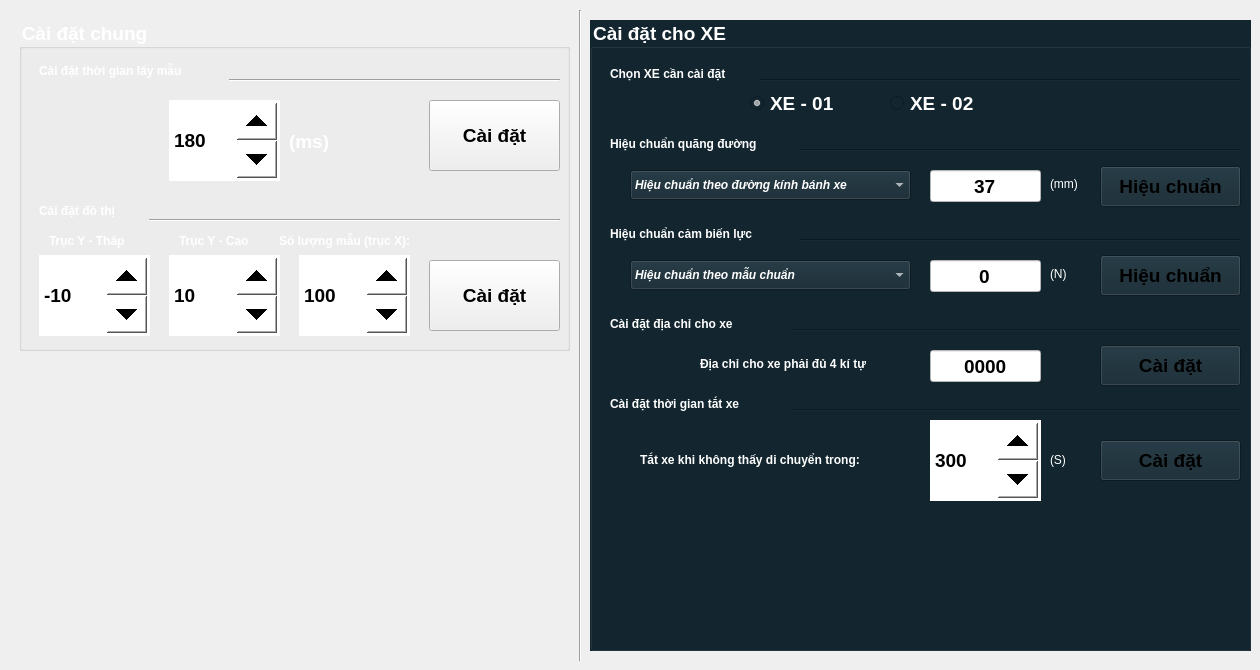
    <widget class="QWidget" name="tabSetup">
     <attribute name="title">
      <string>           Cài đặt           </string>
     </attribute>
     <widget class="Line" name="line_10">
      <property name="geometry">
       <rect>
        <x>570</x>
        <y>10</y>
        <width>20</width>
        <height>651</height>
       </rect>
      </property>
      <property name="orientation">
       <enum>Qt::Vertical</enum>
      </property>
     </widget>
     <widget class="QGroupBox" name="groupBox_Car_Setup">
      <property name="geometry">
       <rect>
        <x>590</x>
        <y>20</y>
        <width>661</width>
        <height>631</height>
       </rect>
      </property>
      <property name="font">
       <font>
        <pointsize>14</pointsize>
        <weight>75</weight>
        <bold>true</bold>
       </font>
      </property>
      <property name="styleSheet">
       <string notr="true">background-color: #132630;
color: rgb(255, 255, 255);</string>
      </property>
      <property name="title">
       <string>Cài đặt cho XE</string>
      </property>
      <widget class="QLabel" name="label_35">
       <property name="geometry">
        <rect>
         <x>460</x>
         <y>240</y>
         <width>41</width>
         <height>28</height>
        </rect>
       </property>
       <property name="styleSheet">
        <string notr="true">color: rgb(255, 255, 255);</string>
       </property>
       <property name="text">
        <string>(N)</string>
       </property>
      </widget>
      <widget class="QLabel" name="label_33">
       <property name="geometry">
        <rect>
         <x>20</x>
         <y>110</y>
         <width>211</width>
         <height>28</height>
        </rect>
       </property>
       <property name="font">
        <font>
         <weight>75</weight>
         <bold>true</bold>
        </font>
       </property>
       <property name="styleSheet">
        <string notr="true">color: rgb(255, 255, 255);</string>
       </property>
       <property name="text">
        <string>Hiệu chuẩn quãng đường</string>
       </property>
      </widget>
      <widget class="QLineEdit" name="lineEdit_CAR_CalibS">
       <property name="geometry">
        <rect>
         <x>340</x>
         <y>150</y>
         <width>111</width>
         <height>32</height>
        </rect>
       </property>
       <property name="font">
        <font>
         <pointsize>14</pointsize>
         <weight>75</weight>
         <bold>true</bold>
        </font>
       </property>
       <property name="styleSheet">
        <string notr="true">background-color: rgb(255, 255, 255);
color: rgb(0, 0, 0);</string>
       </property>
       <property name="text">
        <string>37</string>
       </property>
       <property name="alignment">
        <set>Qt::AlignCenter</set>
       </property>
      </widget>
      <widget class="QLabel" name="label_28">
       <property name="geometry">
        <rect>
         <x>460</x>
         <y>150</y>
         <width>41</width>
         <height>28</height>
        </rect>
       </property>
       <property name="styleSheet">
        <string notr="true">color: rgb(255, 255, 255);</string>
       </property>
       <property name="text">
        <string>(mm)</string>
       </property>
      </widget>
      <widget class="Line" name="line_14">
       <property name="geometry">
        <rect>
         <x>210</x>
         <y>210</y>
         <width>441</width>
         <height>21</height>
        </rect>
       </property>
       <property name="orientation">
        <enum>Qt::Horizontal</enum>
       </property>
      </widget>
      <widget class="QPushButton" name="pushButton_SetCalib_F">
       <property name="geometry">
        <rect>
         <x>510</x>
         <y>235</y>
         <width>141</width>
         <height>41</height>
        </rect>
       </property>
       <property name="font">
        <font>
         <pointsize>14</pointsize>
         <weight>75</weight>
         <bold>true</bold>
        </font>
       </property>
       <property name="styleSheet">
        <string notr="true">color: rgb(0, 0, 0);</string>
       </property>
       <property name="text">
        <string>Hiệu chuẩn</string>
       </property>
      </widget>
      <widget class="QPushButton" name="pushButton_SetCalib_S">
       <property name="geometry">
        <rect>
         <x>510</x>
         <y>146</y>
         <width>141</width>
         <height>41</height>
        </rect>
       </property>
       <property name="font">
        <font>
         <pointsize>14</pointsize>
         <weight>75</weight>
         <bold>true</bold>
        </font>
       </property>
       <property name="styleSheet">
        <string notr="true">color: rgb(0, 0, 0);</string>
       </property>
       <property name="text">
        <string>Hiệu chuẩn</string>
       </property>
      </widget>
      <widget class="QRadioButton" name="radioButton_CAR02_Calib">
       <property name="geometry">
        <rect>
         <x>300</x>
         <y>70</y>
         <width>119</width>
         <height>27</height>
        </rect>
       </property>
       <property name="font">
        <font>
         <pointsize>14</pointsize>
         <weight>75</weight>
         <bold>true</bold>
        </font>
       </property>
       <property name="styleSheet">
        <string notr="true">color: rgb(255, 255, 255);</string>
       </property>
       <property name="text">
        <string>XE - 02</string>
       </property>
      </widget>
      <widget class="QLabel" name="label_32">
       <property name="geometry">
        <rect>
         <x>20</x>
         <y>40</y>
         <width>151</width>
         <height>28</height>
        </rect>
       </property>
       <property name="font">
        <font>
         <weight>75</weight>
         <bold>true</bold>
        </font>
       </property>
       <property name="styleSheet">
        <string notr="true">color: rgb(255, 255, 255);</string>
       </property>
       <property name="text">
        <string>Chọn XE cần cài đặt</string>
       </property>
      </widget>
      <widget class="QComboBox" name="comboBox_CAR_Calib_Fc">
       <property name="geometry">
        <rect>
         <x>40</x>
         <y>240</y>
         <width>281</width>
         <height>30</height>
        </rect>
       </property>
       <property name="font">
        <font>
         <weight>75</weight>
         <italic>true</italic>
         <bold>true</bold>
        </font>
       </property>
       <property name="styleSheet">
        <string notr="true">color: rgb(255, 255, 255);</string>
       </property>
       <item>
        <property name="text">
         <string>Hiệu chuẩn theo mẫu chuẩn</string>
        </property>
       </item>
       <item>
        <property name="text">
         <string>Hiệu chuẩn theo sai số đo</string>
        </property>
       </item>
      </widget>
      <widget class="QLineEdit" name="lineEdit_CAR_CalibF">
       <property name="geometry">
        <rect>
         <x>340</x>
         <y>240</y>
         <width>111</width>
         <height>32</height>
        </rect>
       </property>
       <property name="font">
        <font>
         <pointsize>14</pointsize>
         <weight>75</weight>
         <bold>true</bold>
        </font>
       </property>
       <property name="styleSheet">
        <string notr="true">background-color: rgb(255, 255, 255);
color: rgb(0, 0, 0);</string>
       </property>
       <property name="text">
        <string>0</string>
       </property>
       <property name="alignment">
        <set>Qt::AlignCenter</set>
       </property>
      </widget>
      <widget class="QLabel" name="label_34">
       <property name="geometry">
        <rect>
         <x>20</x>
         <y>200</y>
         <width>181</width>
         <height>28</height>
        </rect>
       </property>
       <property name="font">
        <font>
         <weight>75</weight>
         <bold>true</bold>
        </font>
       </property>
       <property name="styleSheet">
        <string notr="true">color: rgb(255, 255, 255);</string>
       </property>
       <property name="text">
        <string>Hiệu chuẩn cảm biến lực</string>
       </property>
      </widget>
      <widget class="Line" name="line_15">
       <property name="geometry">
        <rect>
         <x>170</x>
         <y>50</y>
         <width>481</width>
         <height>21</height>
        </rect>
       </property>
       <property name="orientation">
        <enum>Qt::Horizontal</enum>
       </property>
      </widget>
      <widget class="QRadioButton" name="radioButton_CAR01_Calib">
       <property name="geometry">
        <rect>
         <x>160</x>
         <y>70</y>
         <width>119</width>
         <height>27</height>
        </rect>
       </property>
       <property name="font">
        <font>
         <pointsize>14</pointsize>
         <weight>75</weight>
         <bold>true</bold>
        </font>
       </property>
       <property name="styleSheet">
        <string notr="true">color: rgb(255, 255, 255);</string>
       </property>
       <property name="text">
        <string>XE - 01</string>
       </property>
       <property name="checked">
        <bool>true</bool>
       </property>
      </widget>
      <widget class="Line" name="line_13">
       <property name="geometry">
        <rect>
         <x>210</x>
         <y>120</y>
         <width>441</width>
         <height>21</height>
        </rect>
       </property>
       <property name="orientation">
        <enum>Qt::Horizontal</enum>
       </property>
      </widget>
      <widget class="QComboBox" name="comboBox_CAR_Calib_Sc">
       <property name="geometry">
        <rect>
         <x>40</x>
         <y>150</y>
         <width>281</width>
         <height>30</height>
        </rect>
       </property>
       <property name="font">
        <font>
         <weight>75</weight>
         <italic>true</italic>
         <bold>true</bold>
        </font>
       </property>
       <property name="styleSheet">
        <string notr="true">color: rgb(255, 255, 255);</string>
       </property>
       <item>
        <property name="text">
         <string>Hiệu chuẩn theo đường kính bánh xe</string>
        </property>
       </item>
       <item>
        <property name="text">
         <string>Hiệu chuẩn theo sai số đo</string>
        </property>
       </item>
      </widget>
      <widget class="Line" name="line_16">
       <property name="geometry">
        <rect>
         <x>190</x>
         <y>300</y>
         <width>461</width>
         <height>21</height>
        </rect>
       </property>
       <property name="orientation">
        <enum>Qt::Horizontal</enum>
       </property>
      </widget>
      <widget class="QPushButton" name="pushButton_SetADD">
       <property name="geometry">
        <rect>
         <x>510</x>
         <y>325</y>
         <width>141</width>
         <height>41</height>
        </rect>
       </property>
       <property name="font">
        <font>
         <pointsize>14</pointsize>
         <weight>75</weight>
         <bold>true</bold>
        </font>
       </property>
       <property name="styleSheet">
        <string notr="true">color: rgb(0, 0, 0);</string>
       </property>
       <property name="text">
        <string>Cài đặt</string>
       </property>
      </widget>
      <widget class="QLineEdit" name="lineEdit_CAR_SetADD">
       <property name="geometry">
        <rect>
         <x>340</x>
         <y>330</y>
         <width>111</width>
         <height>32</height>
        </rect>
       </property>
       <property name="font">
        <font>
         <pointsize>14</pointsize>
         <weight>75</weight>
         <bold>true</bold>
        </font>
       </property>
       <property name="styleSheet">
        <string notr="true">background-color: rgb(255, 255, 255);
color: rgb(0, 0, 0);</string>
       </property>
       <property name="text">
        <string>0000</string>
       </property>
       <property name="maxLength">
        <number>4</number>
       </property>
       <property name="alignment">
        <set>Qt::AlignCenter</set>
       </property>
      </widget>
      <widget class="QLabel" name="label_37">
       <property name="geometry">
        <rect>
         <x>20</x>
         <y>290</y>
         <width>181</width>
         <height>28</height>
        </rect>
       </property>
       <property name="font">
        <font>
         <weight>75</weight>
         <bold>true</bold>
        </font>
       </property>
       <property name="styleSheet">
        <string notr="true">color: rgb(255, 255, 255);</string>
       </property>
       <property name="text">
        <string>Cài đặt địa chỉ cho xe</string>
       </property>
      </widget>
      <widget class="QLabel" name="label_38">
       <property name="geometry">
        <rect>
         <x>110</x>
         <y>330</y>
         <width>211</width>
         <height>28</height>
        </rect>
       </property>
       <property name="font">
        <font>
         <weight>75</weight>
         <bold>true</bold>
        </font>
       </property>
       <property name="styleSheet">
        <string notr="true">color: rgb(255, 255, 255);</string>
       </property>
       <property name="text">
        <string>Địa chỉ cho xe phải đủ 4 kí tự</string>
       </property>
      </widget>
      <widget class="Line" name="line_17">
       <property name="geometry">
        <rect>
         <x>190</x>
         <y>380</y>
         <width>461</width>
         <height>21</height>
        </rect>
       </property>
       <property name="orientation">
        <enum>Qt::Horizontal</enum>
       </property>
      </widget>
      <widget class="QPushButton" name="pushButton_SetTS">
       <property name="geometry">
        <rect>
         <x>510</x>
         <y>420</y>
         <width>141</width>
         <height>41</height>
        </rect>
       </property>
       <property name="font">
        <font>
         <pointsize>14</pointsize>
         <weight>75</weight>
         <bold>true</bold>
        </font>
       </property>
       <property name="styleSheet">
        <string notr="true">color: rgb(0, 0, 0);</string>
       </property>
       <property name="text">
        <string>Cài đặt</string>
       </property>
      </widget>
      <widget class="QLabel" name="label_39">
       <property name="geometry">
        <rect>
         <x>20</x>
         <y>370</y>
         <width>181</width>
         <height>28</height>
        </rect>
       </property>
       <property name="font">
        <font>
         <weight>75</weight>
         <bold>true</bold>
        </font>
       </property>
       <property name="styleSheet">
        <string notr="true">color: rgb(255, 255, 255);</string>
       </property>
       <property name="text">
        <string>Cài đặt thời gian tắt xe</string>
       </property>
      </widget>
      <widget class="QLabel" name="label_40">
       <property name="geometry">
        <rect>
         <x>50</x>
         <y>426</y>
         <width>271</width>
         <height>28</height>
        </rect>
       </property>
       <property name="font">
        <font>
         <weight>75</weight>
         <bold>true</bold>
        </font>
       </property>
       <property name="styleSheet">
        <string notr="true">color: rgb(255, 255, 255);</string>
       </property>
       <property name="text">
        <string>Tắt xe khi không thấy di chuyển trong:</string>
       </property>
      </widget>
      <widget class="QLabel" name="label_36">
       <property name="geometry">
        <rect>
         <x>460</x>
         <y>426</y>
         <width>41</width>
         <height>28</height>
        </rect>
       </property>
       <property name="styleSheet">
        <string notr="true">color: rgb(255, 255, 255);</string>
       </property>
       <property name="text">
        <string>(S)</string>
       </property>
      </widget>
      <widget class="QSpinBox" name="spinBox_CAR_TS">
       <property name="geometry">
        <rect>
         <x>340</x>
         <y>400</y>
         <width>111</width>
         <height>81</height>
        </rect>
       </property>
       <property name="font">
        <font>
         <pointsize>14</pointsize>
         <weight>75</weight>
         <bold>true</bold>
        </font>
       </property>
       <property name="styleSheet">
        <string notr="true">QSpinBox
{
background-color: rgb(255, 255, 255);
color: rgb(0, 0, 0);
}
QSpinBox::up-button
{
    min-width:40px;
    min-height: 20px;
}
QSpinBox::down-button
{
    min-width: 40px;
    min-height: 20px;
}</string>
       </property>
       <property name="minimum">
        <number>10</number>
       </property>
       <property name="maximum">
        <number>9999</number>
       </property>
       <property name="value">
        <number>300</number>
       </property>
      </widget>
     </widget>
     <widget class="QGroupBox" name="groupBox_4">
      <property name="geometry">
       <rect>
        <x>19</x>
        <y>20</y>
        <width>551</width>
        <height>331</height>
       </rect>
      </property>
      <property name="font">
       <font>
        <pointsize>14</pointsize>
        <weight>75</weight>
        <bold>true</bold>
       </font>
      </property>
      <property name="styleSheet">
       <string notr="true">color: rgb(255, 255, 255);</string>
      </property>
      <property name="title">
       <string>Cài đặt chung</string>
      </property>
      <widget class="Line" name="line_12">
       <property name="geometry">
        <rect>
         <x>210</x>
         <y>50</y>
         <width>331</width>
         <height>20</height>
        </rect>
       </property>
       <property name="orientation">
        <enum>Qt::Horizontal</enum>
       </property>
      </widget>
      <widget class="QLabel" name="label_25">
       <property name="geometry">
        <rect>
         <x>30</x>
         <y>210</y>
         <width>101</width>
         <height>22</height>
        </rect>
       </property>
       <property name="font">
        <font>
         <weight>75</weight>
         <bold>true</bold>
        </font>
       </property>
       <property name="styleSheet">
        <string notr="true">color: rgb(255, 255, 255);</string>
       </property>
       <property name="text">
        <string>Trục Y - Thấp</string>
       </property>
      </widget>
      <widget class="QSpinBox" name="spinBox_AxisY_Range_Max">
       <property name="geometry">
        <rect>
         <x>150</x>
         <y>235</y>
         <width>111</width>
         <height>81</height>
        </rect>
       </property>
       <property name="font">
        <font>
         <pointsize>14</pointsize>
         <weight>75</weight>
         <bold>true</bold>
        </font>
       </property>
       <property name="styleSheet">
        <string notr="true">QSpinBox
{
background-color: rgb(255, 255, 255);
color: rgb(0, 0, 0);
}
QSpinBox::up-button
{
    min-width:40px;
    min-height: 20px;
}
QSpinBox::down-button
{
    min-width: 40px;
    min-height: 20px;
}</string>
       </property>
       <property name="minimum">
        <number>-9999999</number>
       </property>
       <property name="maximum">
        <number>9999999</number>
       </property>
       <property name="value">
        <number>10</number>
       </property>
      </widget>
      <widget class="QSpinBox" name="spinBox_AxitX_Range_Max">
       <property name="geometry">
        <rect>
         <x>280</x>
         <y>235</y>
         <width>111</width>
         <height>81</height>
        </rect>
       </property>
       <property name="font">
        <font>
         <pointsize>14</pointsize>
         <weight>75</weight>
         <bold>true</bold>
        </font>
       </property>
       <property name="styleSheet">
        <string notr="true">QSpinBox
{
background-color: rgb(255, 255, 255);
color: rgb(0, 0, 0);
}
QSpinBox::up-button
{
    min-width:40px;
    min-height: 20px;
}
QSpinBox::down-button
{
    min-width: 40px;
    min-height: 20px;
}</string>
       </property>
       <property name="minimum">
        <number>10</number>
       </property>
       <property name="maximum">
        <number>1000</number>
       </property>
       <property name="value">
        <number>100</number>
       </property>
      </widget>
      <widget class="Line" name="line_11">
       <property name="geometry">
        <rect>
         <x>130</x>
         <y>190</y>
         <width>411</width>
         <height>20</height>
        </rect>
       </property>
       <property name="orientation">
        <enum>Qt::Horizontal</enum>
       </property>
      </widget>
      <widget class="QSpinBox" name="spinBox_SampleTime">
       <property name="geometry">
        <rect>
         <x>150</x>
         <y>80</y>
         <width>111</width>
         <height>81</height>
        </rect>
       </property>
       <property name="font">
        <font>
         <pointsize>14</pointsize>
         <weight>75</weight>
         <bold>true</bold>
        </font>
       </property>
       <property name="styleSheet">
        <string notr="true">QSpinBox
{
background-color: rgb(255, 255, 255);
color: rgb(0, 0, 0);
}
QSpinBox::up-button
{
    min-width:40px;
    min-height: 20px;
}
QSpinBox::down-button
{
    min-width: 40px;
    min-height: 20px;
}
</string>
       </property>
       <property name="minimum">
        <number>180</number>
       </property>
       <property name="maximum">
        <number>200</number>
       </property>
       <property name="value">
        <number>180</number>
       </property>
      </widget>
      <widget class="QLabel" name="label_12">
       <property name="geometry">
        <rect>
         <x>270</x>
         <y>110</y>
         <width>41</width>
         <height>22</height>
        </rect>
       </property>
       <property name="font">
        <font>
         <pointsize>14</pointsize>
         <weight>75</weight>
         <bold>true</bold>
        </font>
       </property>
       <property name="styleSheet">
        <string notr="true">color: rgb(255, 255, 255);</string>
       </property>
       <property name="text">
        <string>(ms)</string>
       </property>
      </widget>
      <widget class="QSpinBox" name="spinBox_AxisY_Range_Min">
       <property name="geometry">
        <rect>
         <x>20</x>
         <y>235</y>
         <width>111</width>
         <height>81</height>
        </rect>
       </property>
       <property name="font">
        <font>
         <pointsize>14</pointsize>
         <weight>75</weight>
         <bold>true</bold>
        </font>
       </property>
       <property name="styleSheet">
        <string notr="true">QSpinBox
{
background-color: rgb(255, 255, 255);
color: rgb(0, 0, 0);
}
QSpinBox::up-button
{
    min-width:40px;
    min-height: 20px;
}
QSpinBox::down-button
{
    min-width: 40px;
    min-height: 20px;
}</string>
       </property>
       <property name="minimum">
        <number>-9999999</number>
       </property>
       <property name="maximum">
        <number>9999999</number>
       </property>
       <property name="value">
        <number>-10</number>
       </property>
      </widget>
      <widget class="QLabel" name="label_24">
       <property name="geometry">
        <rect>
         <x>260</x>
         <y>210</y>
         <width>161</width>
         <height>22</height>
        </rect>
       </property>
       <property name="font">
        <font>
         <weight>75</weight>
         <bold>true</bold>
        </font>
       </property>
       <property name="styleSheet">
        <string notr="true">color: rgb(255, 255, 255);</string>
       </property>
       <property name="text">
        <string>Số lượng mẫu (trục X):</string>
       </property>
      </widget>
      <widget class="QLabel" name="label_11">
       <property name="geometry">
        <rect>
         <x>20</x>
         <y>40</y>
         <width>181</width>
         <height>22</height>
        </rect>
       </property>
       <property name="font">
        <font>
         <weight>75</weight>
         <bold>true</bold>
        </font>
       </property>
       <property name="styleSheet">
        <string notr="true">color: rgb(255, 255, 255);</string>
       </property>
       <property name="text">
        <string>Cài đặt thời gian lấy mẫu</string>
       </property>
      </widget>
      <widget class="QPushButton" name="pushButton_SetSampleTime">
       <property name="geometry">
        <rect>
         <x>410</x>
         <y>80</y>
         <width>131</width>
         <height>71</height>
        </rect>
       </property>
       <property name="font">
        <font>
         <pointsize>14</pointsize>
         <weight>75</weight>
         <bold>true</bold>
        </font>
       </property>
       <property name="styleSheet">
        <string notr="true">color: rgb(0, 0, 0);</string>
       </property>
       <property name="text">
        <string>Cài đặt</string>
       </property>
      </widget>
      <widget class="QPushButton" name="pushButton_SetConfigChart">
       <property name="geometry">
        <rect>
         <x>410</x>
         <y>240</y>
         <width>131</width>
         <height>71</height>
        </rect>
       </property>
       <property name="font">
        <font>
         <pointsize>14</pointsize>
         <weight>75</weight>
         <bold>true</bold>
        </font>
       </property>
       <property name="styleSheet">
        <string notr="true">color: rgb(0, 0, 0);</string>
       </property>
       <property name="text">
        <string>Cài đặt</string>
       </property>
      </widget>
      <widget class="QLabel" name="label_23">
       <property name="geometry">
        <rect>
         <x>160</x>
         <y>210</y>
         <width>91</width>
         <height>22</height>
        </rect>
       </property>
       <property name="font">
        <font>
         <weight>75</weight>
         <bold>true</bold>
        </font>
       </property>
       <property name="styleSheet">
        <string notr="true">color: rgb(255, 255, 255);</string>
       </property>
       <property name="text">
        <string>Trục Y - Cao</string>
       </property>
      </widget>
      <widget class="QLabel" name="label_13">
       <property name="geometry">
        <rect>
         <x>20</x>
         <y>180</y>
         <width>101</width>
         <height>22</height>
        </rect>
       </property>
       <property name="font">
        <font>
         <weight>75</weight>
         <bold>true</bold>
        </font>
       </property>
       <property name="styleSheet">
        <string notr="true">color: rgb(255, 255, 255);</string>
       </property>
       <property name="text">
        <string>Cài đặt đồ thị</string>
       </property>
      </widget>
     </widget>
    </widget>
